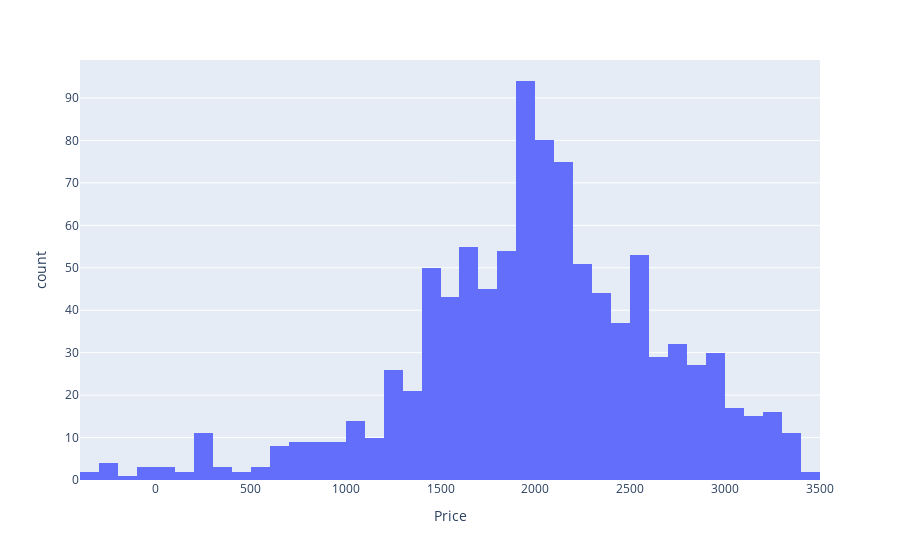

The cell this chart's notebook holds for it:
### Code cell
px.histogram(df,x='Price',)

### Figure 1 — Plotly figure (JSON) as saved in the notebook; plotly's stock layout.template omitted (floating-point values rounded to 4 significant figures; data arrays with more than 128 entries replaced by an {"elided": "..."} marker saying what was removed)
{"data": [{"alignmentgroup": "True", "bingroup": "x", "hovertemplate": "Price=%{x}<br>count=%{y}<extra></extra>", "legendgroup": "", "marker": {"color": "#636efa", "pattern": {"shape": ""}}, "name": "", "offsetgroup": "", "orientation": "v", "showlegend": false, "type": "histogram", "x": {"elided": "1000 float values"}, "xaxis": "x", "yaxis": "y"}], "layout": {"barmode": "relative", "legend": {"tracegroupgap": 0}, "margin": {"t": 60}, "xaxis": {"anchor": "y", "domain": [0, 1], "title": {"text": "Price"}}, "yaxis": {"anchor": "x", "domain": [0, 1], "title": {"text": "count"}}}}
